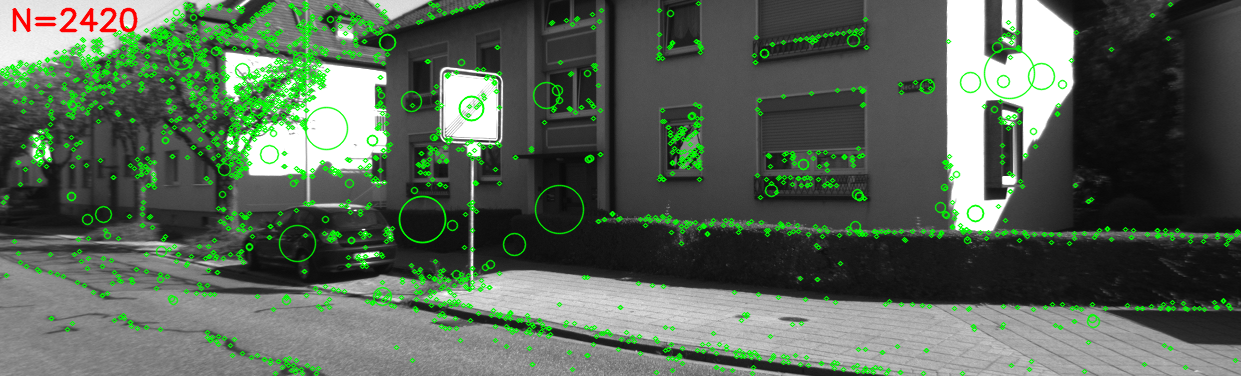
//> input picture scratchpad/kp_sift_4435.png, 1241 x 376 px
$ ./lightglue_test ../scratchpad/kp_orb_4435.png ../scratchpad/kp_sift_4435.png ../scratchpad/kp_sift_4435.png   (built with g++ and OpenCV 4)
//> lines starting //> are read from the running program, lines starting //| are printed output that depends on the picture
// Standalone SIFT+LightGlue feasibility test (see DEBUGGING.md part 58 /
// ASIFT-investigation follow-up: ASIFT was closed as a NEGATIVE RESULT
// after confirming, via the actual paper, that it is structurally
// mismatched to small-baseline per-frame VO. LightGlue is a learned
// matcher explicitly designed for practical, general-purpose feature
// matching (not just wide-baseline) and ships official pretrained weights
// for plain SIFT descriptors -- this keeps the project's existing SIFT
// extractor untouched and only replaces the MATCHING step.
//
// No official ONNX export of SIFT+LightGlue exists (checked every release
// of fabio-sim/LightGlue-ONNX: only superpoint/disk/raco_aliked are
// supported) -- the model this test loads was exported by
// analyze/export_lightglue_sift.py, a from-scratch static-graph
// reimplementation adapted from that project's SuperPoint/DISK exporter to
// support SIFT's add_scale_ori=True config (4D keypoint encoding:
// normalized x,y + raw scale,orientation, vs the other extractors' plain
// x,y). Verified bit-for-bit-equivalent (within fp32 tolerance) against
// the original PyTorch cvg/LightGlue module on random inputs before use.
//
// CRITICAL preprocessing requirements matched from cvg/LightGlue/sift.py:
//  - Descriptors must be converted to RootSIFT (L1-normalize, sqrt,
//    L2-normalize) -- the SIFT+LightGlue weights were trained on RootSIFT,
//    not raw SIFT descriptors. Skipping this silently produces low-quality
//    matches, not a crash.
//  - Keypoint (x,y) must be normalized via LightGlue's own convention:
//    shift=(W/2,H/2), scale=max(W,H)/2, normalized=(xy-shift)/scale.
//  - Orientation must be in radians (OpenCV's KeyPoint.angle is degrees).
//  - Both images' keypoint sets are stacked as a single (2,N,...) batch,
//    so they must be zero-padded to equal length N before inference;
//    matches referencing a padded index must be discarded afterward.
//
// Usage: <this-binary> <onnx-model-path> <image0-path> <image1-path>
// Prints raw SIFT counts, LightGlue match count/score stats, and (for a
// same-scale sanity comparison) the existing project's ratio-test-based
// brute-force match count on the identical descriptor pair.

#include <opencv2/opencv.hpp>
#include <opencv2/features2d.hpp>
#include <onnxruntime_cxx_api.h>

#include <algorithm>
#include <chrono>
#include <cmath>
#include <cstdio>
#include <string>
#include <vector>

namespace {

// cvg/LightGlue/sift.py: sift_to_rootsift -- L1 normalize, sqrt, L2 normalize.
void toRootSift(cv::Mat& desc)
{
    CV_Assert(desc.type() == CV_32F);
    const float eps = 1e-6f;
    for (int r = 0; r < desc.rows; ++r) {
        cv::Mat row = desc.row(r);
        double l1 = cv::norm(row, cv::NORM_L1) + eps;
        row /= l1;
        for (int c = 0; c < row.cols; ++c)
            row.at<float>(0, c) = std::sqrt(std::max(row.at<float>(0, c), eps));
        double l2 = cv::norm(row, cv::NORM_L2) + eps;
        row /= l2;
    }
}

struct FrameFeatures {
    std::vector<cv::KeyPoint> kps;
    cv::Mat desc; // CV_32F, RootSIFT
};

FrameFeatures extract(const cv::Mat& image, const cv::Ptr<cv::SIFT>& sift)
{
    FrameFeatures f;
    sift->detectAndCompute(image, cv::noArray(), f.kps, f.desc);
    toRootSift(f.desc);
    return f;
}

// Pack (2,N,4) keypoints (normalized x,y + raw scale,ori-in-radians) and
// (2,N,128) RootSIFT descriptors for a single image pair, zero-padded to
// equal length N = max(N0,N1).
struct PackedInput {
    std::vector<float> keypoints;   // 2*N*4
    std::vector<float> descriptors; // 2*N*128
    int N0 = 0, N1 = 0, N = 0;
};

PackedInput packPair(const FrameFeatures& f0, const FrameFeatures& f1, cv::Size imgSize)
{
    PackedInput p;
    p.N0 = static_cast<int>(f0.kps.size());
    p.N1 = static_cast<int>(f1.kps.size());
    p.N = std::max(p.N0, p.N1);
    p.keypoints.assign(static_cast<size_t>(2) * p.N * 4, 0.0f);
    p.descriptors.assign(static_cast<size_t>(2) * p.N * 128, 0.0f);

    const float shiftX = imgSize.width / 2.0f;
    const float shiftY = imgSize.height / 2.0f;
    const float scale = std::max(imgSize.width, imgSize.height) / 2.0f;

    auto fill = [&](int half, const FrameFeatures& f) {
        for (int i = 0; i < static_cast<int>(f.kps.size()); ++i) {
            const cv::KeyPoint& kp = f.kps[i];
            size_t kBase = (static_cast<size_t>(half) * p.N + i) * 4;
            p.keypoints[kBase + 0] = (kp.pt.x - shiftX) / scale;
            p.keypoints[kBase + 1] = (kp.pt.y - shiftY) / scale;
            p.keypoints[kBase + 2] = kp.size;
            p.keypoints[kBase + 3] = kp.angle * static_cast<float>(CV_PI) / 180.0f;
            size_t dBase = (static_cast<size_t>(half) * p.N + i) * 128;
            const float* row = f.desc.ptr<float>(i);
            std::copy(row, row + 128, p.descriptors.begin() + dBase);
        }
    };
    fill(0, f0);
    fill(1, f1);
    return p;
}

// Baseline: brute-force + Lowe ratio test, same spirit as this project's
// existing ORBmatcher logic, for a same-scale sanity comparison.
int ratioTestMatchCount(const cv::Mat& desc0, const cv::Mat& desc1, float ratio = 0.8f)
{
    cv::BFMatcher matcher(cv::NORM_L2);
    std::vector<std::vector<cv::DMatch>> knn;
    matcher.knnMatch(desc0, desc1, knn, 2);
    int count = 0;
    for (auto& m : knn)
        if (m.size() == 2 && m[0].distance < ratio * m[1].distance)
            ++count;
    return count;
}

} // namespace

int main(int argc, char** argv)
{
    if (argc < 4) {
        std::fprintf(stderr, "usage: %s <onnx-model-path> <image0-path> <image1-path> [nfeatures=5000]\n", argv[0]);
        return 1;
    }
    const std::string modelPath = argv[1];
    const std::string image0Path = argv[2];
    const std::string image1Path = argv[3];
    const int nFeatures = argc > 4 ? std::atoi(argv[4]) : 5000;

    cv::Mat img0 = cv::imread(image0Path, cv::IMREAD_GRAYSCALE);
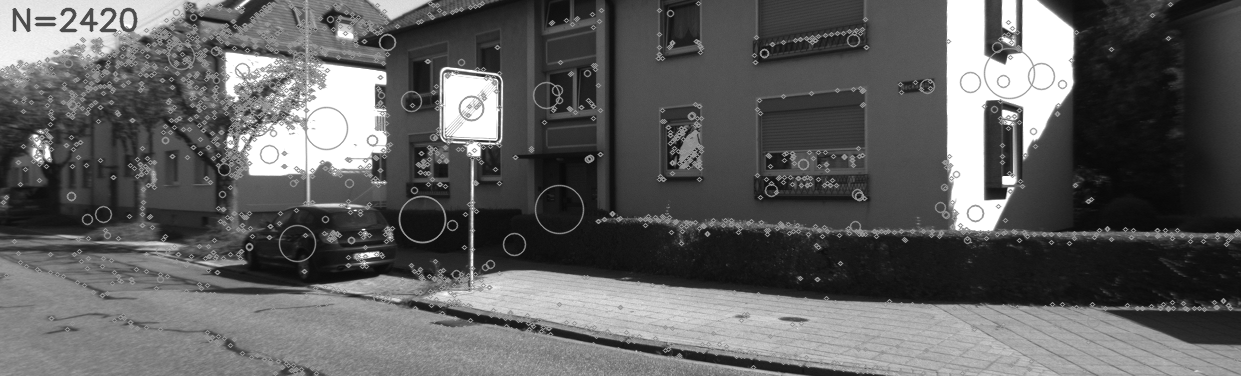
//> img0: 376 rows x 1241 cols, CV_8UC1; min 8, max 255, mean 95.7
    cv::Mat img1 = cv::imread(image1Path, cv::IMREAD_GRAYSCALE);
    if (img0.empty() || img1.empty()) {
        std::fprintf(stderr, "failed to load images\n");
        return 1;
    }

    // Matches this project's ORBextractor.cc SIFT config exactly (nfeatures
    // overridable via CLI arg for speed-vs-quality scaling tests -- LightGlue's
    // transformer attention is O(N^2) in keypoint count, unlike the project's
    // traditional matcher, so this matters a lot more here than it did for ASIFT).
    auto sift = cv::SIFT::create(nFeatures, /*nOctaveLayers=*/8,
                                  /*contrastThreshold=*/0.04, /*edgeThreshold=*/10.0,
                                  /*sigma=*/1.6);

    auto t0 = std::chrono::steady_clock::now();
    FrameFeatures f0 = extract(img0, sift);
//> in extract, `sift->detectAndCompute(image, cv::noArray(), f.kps, f.desc);`: f.kps = 3822 keypoints; strongest (x, y, size): (471, 108, 51.1), (975, 211, 37.4), (371, 255, 4.5), (331, 127, 79.7)
//> the loop in toRootSift, `for (int r = 0; r < desc.rows; ++r)` made 3822 passes
//> l1 on passes 1 to 3: 2963, 3106, 3016
    FrameFeatures f1 = extract(img1, sift);
//> the loop in toRootSift (call 2), `for (int r = 0; r < desc.rows; ++r)` made 3822 passes
    auto t1 = std::chrono::steady_clock::now();
    double extractMs = std::chrono::duration<double, std::milli>(t1 - t0).count();
    std::fprintf(stderr, "[lightglue-test] N0=%zu N1=%zu extract_ms=%.1f\n",
                 f0.kps.size(), f1.kps.size(), extractMs);

    int baselineMatches = ratioTestMatchCount(f0.desc, f1.desc);
//> in ratioTestMatchCount, `matcher.knnMatch(desc0, desc1, knn, 2);`: knn = 3822 matches
//> after the loop in ratioTestMatchCount, `for (auto& m : knn)`: count = 3822
//> baselineMatches = 3822
    std::fprintf(stderr, "[lightglue-test] baseline ratio-test matches=%d\n", baselineMatches);

    PackedInput packed = packPair(f0, f1, img0.size());
//> in packPair, `p.keypoints.assign(static_cast<size_t>(2) * p.N * 4, 0.0f);`: p.keypoints = 30576 items
//> in packPair, `p.descriptors.assign(static_cast<size_t>(2) * p.N * 128, 0.0f);`: p.descriptors = 978432 items
//> in packPair, `const float shiftX = imgSize.width / 2.0f;`: shiftX = 620.5
//> in packPair, `const float shiftY = imgSize.height / 2.0f;`: shiftY = 188
//> in packPair, `const float scale = std::max(imgSize.width, imgSize.height) / 2.0f;`: scale = 620.5

//> (the run ends here: the program needs code that is not available in this run, at `Ort::Env env(ORT_LOGGING_LEVEL_WARNING, "lightglue_test");`)
